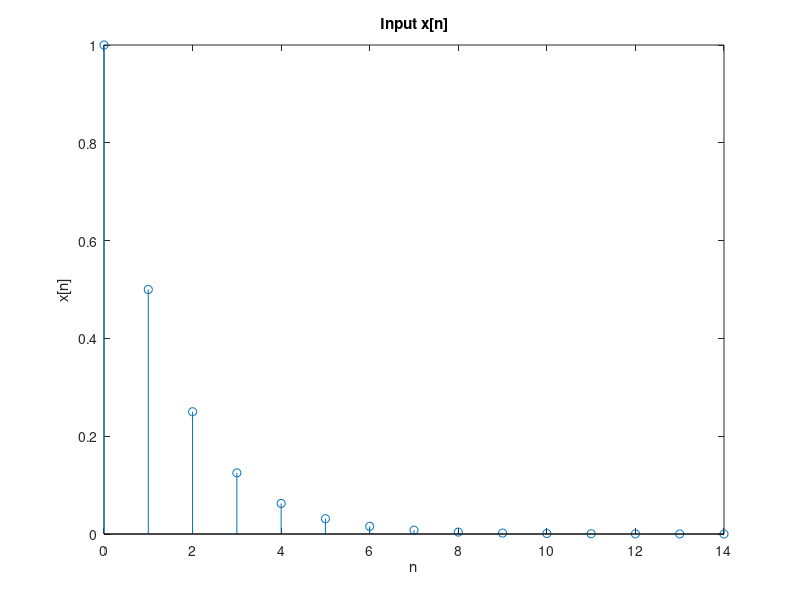
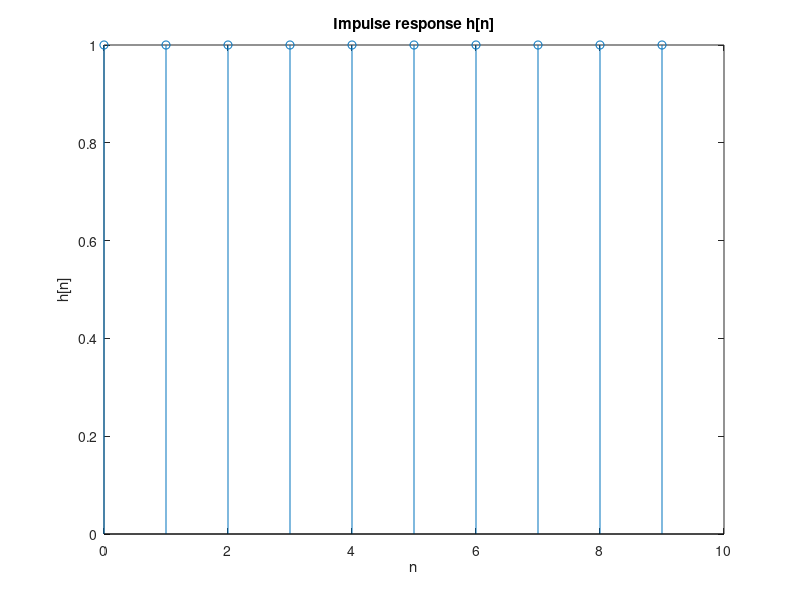
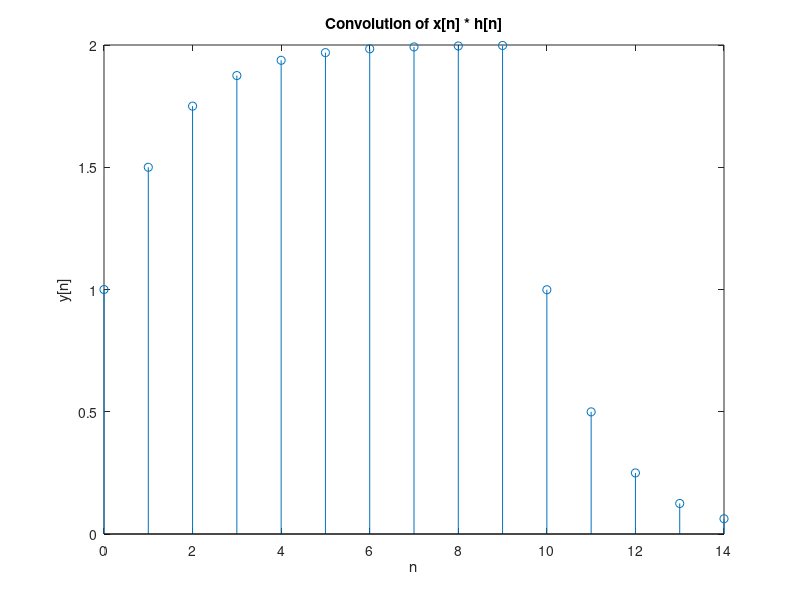
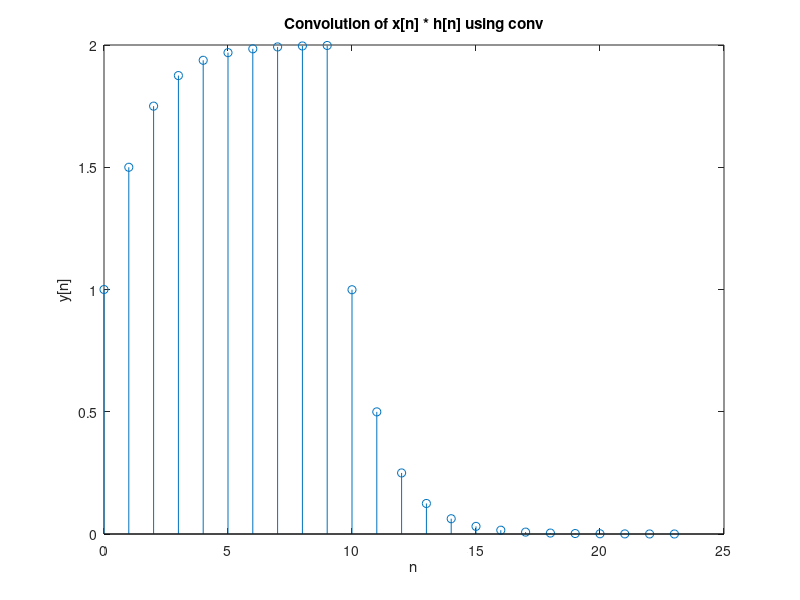

These figures' MATLAB source, in order:
% Group 96 20/11/2021
% Arda Ünver    - 2444081
% Deniz Karakay - 2443307
% Ercihan Kara  - 2375160

% HW1 Q4-a

% Close all other figures and reset the workspace
clc
close all


% Choose N=15 & L=10 for this part
N = 15;
L = 10;


% Showing the x[n] input signal
n=0:1:N-1;
x=(1/2).^n;
figure;
stem(n,x);
xlabel('n');
ylabel('x[n]');
title('Input x[n]')

% Showing h[n] = u[n] - u[n-L] signal
h=ones(1,L);
figure;
stem(0:L-1, h);
xlabel('n');
ylabel('h[n]');
title('Impulse response h[n]')

% Converting h[n] -> h[-n]
h_rev=flip(h);

% We are adding 0's to the beginning and to end of x.
% This is for making computation possible for finite interval.
% This is called zero padding.
x_padded_version = [zeros(1,L-1) x zeros(1,L-1)];

% Create y array with zeros for output 
y = zeros(1,N+L-1);

% Using for loop to execute the convolution sum
for i=1:N+L-1
    % Taking scalar product of h_rev and x
    y(i) = x_padded_version(i:i+L-1) * h_rev';
end

% Showing y[n] signal
y=y(1:N);figure;
stem(n,y);
xlabel('n');
ylabel('y[n]');
title('Convolution of x[n] * h[n]')

% The y[n] signal is same as our theoritical result in Q1-B. We checked the
% values for different L values and our boundaries give same values with
% the MATLAB plot that we generated.

% Executing convolution using MATLAB's built-in function
y=conv(x,h);

% Showing the y[n] signal executed by conv function
figure;
stem(0:N+L-2, y);
xlabel('n');
ylabel('y[n]');
title('Convolution of x[n] * h[n] using conv')

% As you can see that using conv function and calculating convolution by
% ourselves does not affect the final result. Of course, using conv
% function is much easier.
